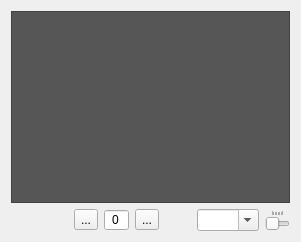
     <widget class="QWidget" name="widget" native="true">
      <property name="sizePolicy">
       <sizepolicy hsizetype="Preferred" vsizetype="Preferred">
        <horstretch>7</horstretch>
        <verstretch>0</verstretch>
       </sizepolicy>
      </property>
      <property name="styleSheet">
       <string notr="true">#widget{border-style: solid;border-width: 1px;border-radius: 5px;}</string>
      </property>
      <layout class="QGridLayout" name="gridLayout_3">
       <item row="0" column="1">
        <widget class="OutputView" name="output_view">
         <property name="sizePolicy">
          <sizepolicy hsizetype="Expanding" vsizetype="Expanding">
           <horstretch>0</horstretch>
           <verstretch>0</verstretch>
          </sizepolicy>
         </property>
         <property name="styleSheet">
          <string notr="true">background-color:rgb(86, 86, 86)</string>
         </property>
        </widget>
       </item>
       <item row="1" column="1">
        <layout class="QGridLayout" name="gridLayout_5">
         <property name="leftMargin">
          <number>0</number>
         </property>
         <property name="topMargin">
          <number>0</number>
         </property>
         <item row="0" column="6">
          <widget class="QSlider" name="horizontalSlider">
           <property name="sizePolicy">
            <sizepolicy hsizetype="Expanding" vsizetype="Fixed">
             <horstretch>4</horstretch>
             <verstretch>0</verstretch>
            </sizepolicy>
           </property>
           <property name="layoutDirection">
            <enum>Qt::LeftToRight</enum>
           </property>
           <property name="minimum">
            <number>25</number>
           </property>
           <property name="maximum">
            <number>200</number>
           </property>
           <property name="singleStep">
            <number>25</number>
           </property>
           <property name="pageStep">
            <number>25</number>
           </property>
           <property name="value">
            <number>25</number>
           </property>
           <property name="sliderPosition">
            <number>25</number>
           </property>
           <property name="tracking">
            <bool>true</bool>
           </property>
           <property name="orientation">
            <enum>Qt::Horizontal</enum>
           </property>
           <property name="invertedAppearance">
            <bool>false</bool>
           </property>
           <property name="invertedControls">
            <bool>false</bool>
           </property>
           <property name="tickPosition">
            <enum>QSlider::TicksAbove</enum>
           </property>
           <property name="tickInterval">
            <number>25</number>
           </property>
          </widget>
         </item>
         <item row="0" column="5">
          <widget class="QComboBox" name="comboBox">
           <property name="sizePolicy">
            <sizepolicy hsizetype="Expanding" vsizetype="Fixed">
             <horstretch>1</horstretch>
             <verstretch>0</verstretch>
            </sizepolicy>
           </property>
           <property name="editable">
            <bool>true</bool>
           </property>
           <property name="currentText">
            <string/>
           </property>
           <property name="currentIndex">
            <number>-1</number>
           </property>
           <property name="insertPolicy">
            <enum>QComboBox::NoInsert</enum>
           </property>
           <property name="placeholderText" stdset="0">
            <string/>
           </property>
           <item>
            <property name="text">
             <string>25%</string>
            </property>
           </item>
           <item>
            <property name="text">
             <string>50%</string>
            </property>
           </item>
           <item>
            <property name="text">
             <string>75%</string>
            </property>
           </item>
           <item>
            <property name="text">
             <string>100%</string>
            </property>
           </item>
           <item>
            <property name="text">
             <string>125%</string>
            </property>
           </item>
           <item>
            <property name="text">
             <string>150%</string>
            </property>
           </item>
           <item>
            <property name="text">
             <string>175%</string>
            </property>
           </item>
           <item>
            <property name="text">
             <string>200%</string>
            </property>
           </item>
          </widget>
         </item>
         <item row="0" column="2">
          <widget class="QSpinBox" name="layout_index_box">
           <property name="alignment">
            <set>Qt::AlignCenter</set>
           </property>
           <property name="buttonSymbols">
            <enum>QAbstractSpinBox::NoButtons</enum>
           </property>
           <property name="suffix">
            <string/>
           </property>
           <property name="prefix">
            <string/>
           </property>
          </widget>
         </item>
         <item row="0" column="3">
          <widget class="QToolButton" name="next_layout_button">
           <property name="sizePolicy">
            <sizepolicy hsizetype="Fixed" vsizetype="Fixed">
             <horstretch>0</horstretch>
             <verstretch>0</verstretch>
            </sizepolicy>
           </property>
           <property name="text">
            <string>...</string>
           </property>
           <property name="icon">
            <iconset resource="LayoutShop.qrc">
             <normaloff>:/LayoutShop/resources/ui-icon/right.svg</normaloff>:/LayoutShop/resources/ui-icon/right.svg</iconset>
           </property>
          </widget>
         </item>
         <item row="0" column="4">
          <widget class="QLabel" name="placeholder_label2">
           <property name="sizePolicy">
            <sizepolicy hsizetype="Expanding" vsizetype="Preferred">
             <horstretch>4</horstretch>
             <verstretch>0</verstretch>
            </sizepolicy>
           </property>
           <property name="text">
            <string/>
           </property>
          </widget>
         </item>
         <item row="0" column="1">
          <widget class="QToolButton" name="pre_layout_button">
           <property name="sizePolicy">
            <sizepolicy hsizetype="Fixed" vsizetype="Fixed">
             <horstretch>0</horstretch>
             <verstretch>0</verstretch>
            </sizepolicy>
           </property>
           <property name="text">
            <string>...</string>
           </property>
           <property name="icon">
            <iconset resource="LayoutShop.qrc">
             <normaloff>:/LayoutShop/resources/ui-icon/left.svg</normaloff>:/LayoutShop/resources/ui-icon/left.svg</iconset>
           </property>
          </widget>
         </item>
         <item row="0" column="0">
          <widget class="QLabel" name="placeholder_label1">
           <property name="sizePolicy">
            <sizepolicy hsizetype="Expanding" vsizetype="Fixed">
             <horstretch>9</horstretch>
             <verstretch>0</verstretch>
            </sizepolicy>
           </property>
           <property name="text">
            <string/>
           </property>
          </widget>
         </item>
        </layout>
       </item>
      </layout>
     </widget>
